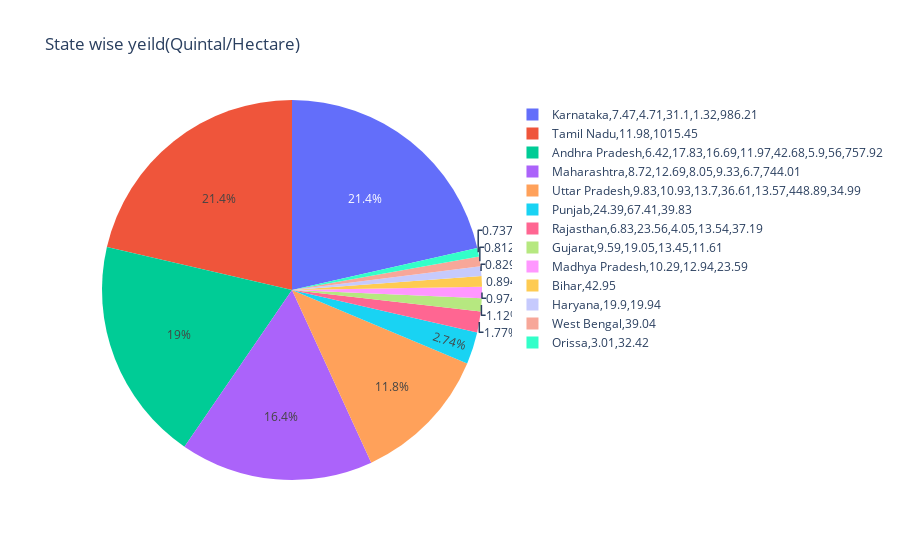

Here is the notebook cell this chart was saved with:
### Code cell
fig=px.pie(df1,values=df1.groupby('State')[cols[-1]].sum(),names=df1.groupby('State')[cols[-1]],
           title='State wise yeild(Quintal/Hectare) ')
fig.show()

### Figure 1 — Plotly figure (JSON) as saved in the notebook; plotly's stock layout.template omitted (floating-point values rounded to 4 significant figures)
{"data": [{"domain": {"x": [0, 1], "y": [0, 1]}, "hovertemplate": "label=%{label}<br>value=%{value}<extra></extra>", "labels": [["Andhra Pradesh", [6.42, 17.83, 16.69, 11.97, 42.68, 5.9, 56, 757.9]], ["Bihar", [42.95]], ["Gujarat", [9.59, 19.05, 13.45, 11.61]], ["Haryana", [19.9, 19.94]], ["Karnataka", [7.47, 4.71, 31.1, 1.32, 986.2]], ["Madhya Pradesh", [10.29, 12.94, 23.59]], ["Maharashtra", [8.72, 12.69, 8.05, 9.33, 6.7, 744.0]], ["Orissa", [3.01, 32.42]], ["Punjab", [24.39, 67.41, 39.83]], ["Rajasthan", [6.83, 23.56, 4.05, 13.54, 37.19]], ["Tamil Nadu", [11.98, 1015.0]], ["Uttar Pradesh", [9.83, 10.93, 13.7, 36.61, 13.57, 448.9, 34.99]], ["West Bengal", [39.04]]], "legendgroup": "", "name": "", "showlegend": true, "type": "pie", "values": [915.4, 42.95, 53.7, 39.84, 1031.0, 46.82, 789.5, 35.43, 131.6, 85.17, 1027.0, 568.5, 39.04]}], "layout": {"legend": {"tracegroupgap": 0}, "title": {"text": "State wise yeild(Quintal/Hectare) "}}}
